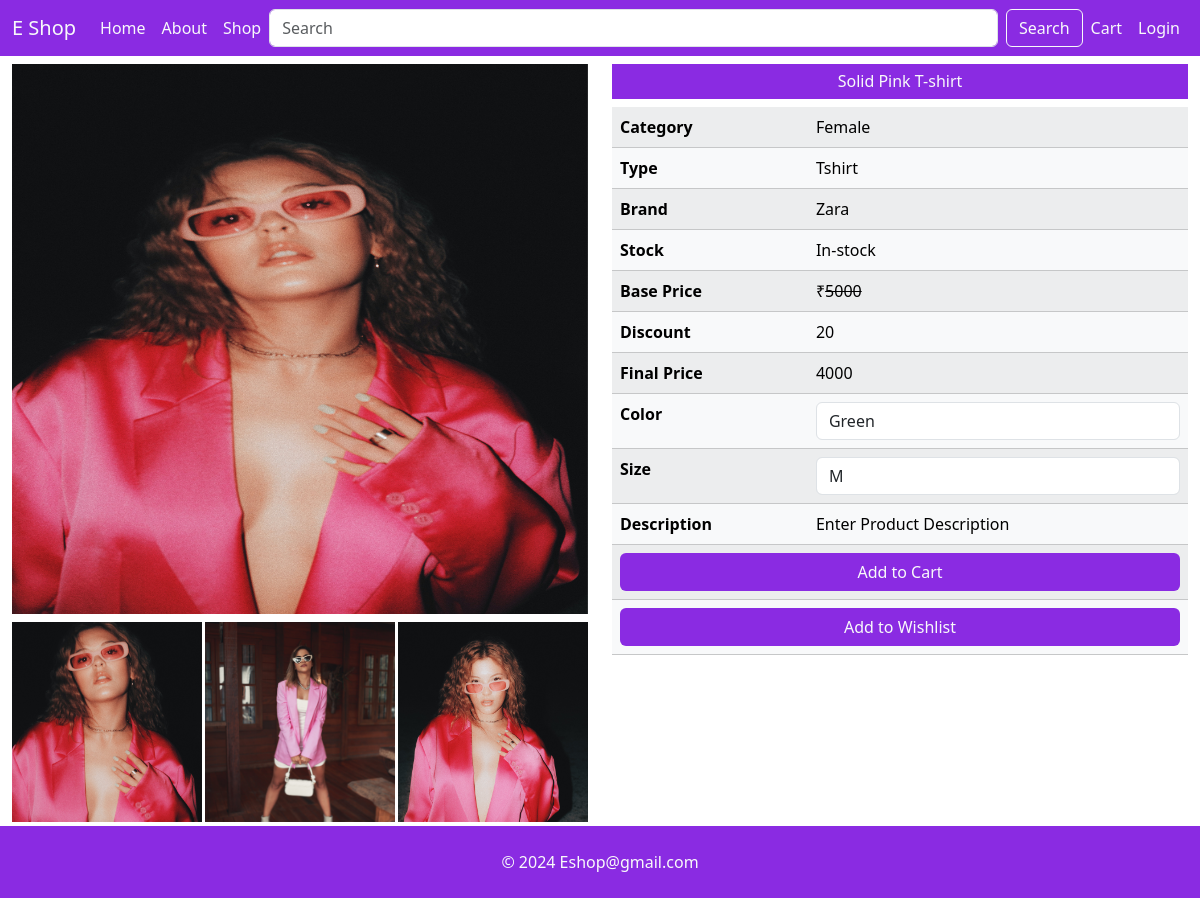
The app's page /single-product/12/ with its own data.
### MainApp/models.py (models this page shows, shortened)
class Product(models.Model):
    id = models.AutoField(primary_key=True)
    name = models.CharField(max_length=100)
    maincategory = models.ForeignKey(Maincategory , on_delete=models.CASCADE)
    subcategory = models.ForeignKey(Subcategory , on_delete=models.CASCADE)
    brand = models.ForeignKey(Brand , on_delete=models.CASCADE)
    seller = models.ForeignKey(Seller, on_delete=models.CASCADE , default=None)
    baseprice = models.IntegerField()
    discount = models.IntegerField()
    finalprice = models.IntegerField()
    size = models.CharField(max_length=100)
    color = models.CharField(max_length=100)
    description = models.TextField()
    stock = models.CharField(max_length=20 , default='In Stock')
    pic1 = models.ImageField(upload_to='images')
    pic2 = models.ImageField(upload_to='images', default=None , null=True, blank=True)
    pic3 = models.ImageField(upload_to='images', default=None , null=True, blank=True)

class Maincategory(models.Model):
    id = models.AutoField(primary_key=True)
    name = models.CharField(max_length=100)
    def __str__(self):
        return self.name

class Subcategory(models.Model):
    id = models.AutoField(primary_key=True)
    name = models.CharField(max_length=100)
    def __str__(self):
        return self.name

class Brand(models.Model):
    id = models.AutoField(primary_key=True)
    name = models.CharField(max_length=100)
    def __str__(self):
        return self.name

### MainApp/views.py (the view)
# urls.py: path('single-product/<id>/',singleProduct),
def singleProduct(request, id):
    product = Product.objects.get(id = id)
    color = product.color.split(',')
    color = color[:-1]
    size = product.size.split(',')
    size = size[:-1]
    context = {'title': 'Product Page','product': product,"color":color, "size":size}
    return render(request , "singleProduct.html",context)

### MainApp/templates/singleProduct.html (shortened to what this page needs)
{% extends 'base.html' %}
{% load static %}
{% block start %}
<div class="container-fluid">
    <div class="row mt-2">
        <div class="col-md-6 col-12">
            <div id="carouselExampleSlidesOnly" class="carousel slide" data-bs-ride="carousel">
                <div class="carousel-inner">
                    <div class="carousel-item active">
                        <img src="{{product.pic1.url}}" height="550px" class="d-block w-100" alt="...">
                    </div>
                </div>
            </div>
            <div class="mt-2 d-flex justify-content-between">
                <img src="{{product.pic1.url}}" alt="" height="200px" width="33%" style="object-fit: cover;">
                <img src="{{product.pic2.url}}" alt="" height="200px" width="33%" style="object-fit: cover;">
                <img src="{{product.pic3.url}}" alt="" height="200px" width="33%" style="object-fit: cover;">
            </div>
        </div>
        <div class="col-md-6 col-12">
            <h6 class="text-center background p-2 text-light">{{product.name}}</h6>
            <table class="table table-light table-striped table-hover">
                <tr>
                    <th>Category</th>
                    <td>{{product.maincategory}}</td>
                </tr>
                <tr>
                    <th>Type</th>
                    <td>{{product.subcategory}}</td>
                </tr>
                <tr>
                    <th>Brand</th>
                    <td>{{product.brand}}</td>
                </tr>
                <tr>
                    <th>Stock</th>
                    <td>{{product.stock}}</td>
                </tr>
                <tr>
                    <th>Base Price</th>
                    <td>&#8377;<del>{{product.baseprice}}</del></td>
                </tr>
                <tr>
                    <th>Discount</th>
                    <td>{{product.discount}}</td>
                </tr>
                <tr>
                    <th>Final Price</th>
                    <td>{{product.finalprice}}</td>
                </tr>
                <form action="/add-to-cart/" method="post">
                    <tr>
                        <th>Color</th>
                        <td>
                            <select name="color" class="form-control">
                                {% for i in color %}
                                <option value="{{i}}">{{i}}</option>
                                {% endfor %}
                            </select>
                        </td>
                    </tr>
                    <tr>
                        <th>Size</th>
                        <td>
                            <select name="size" class="form-control">
                                {% for i in size %}
                                <option value="{{i}}">{{i}}</option>
                                {% endfor %}
                            </select>
                        </td>
                    </tr>
                    <tr>
                        <th>Description</th>
                        <td>{{product.description}}</td>
                    </tr>
                    <tr>
                        <th colspan="2"><button type="submit" class="btn text-light w-100"
                                style="background-color: blueviolet;">Add to Cart</button></th>
                    </tr>
                </form>
                <tr>
                    <th colspan="2"><a href="/add-to-wishlist/{{product.id}}/" class="btn text-light w-100"
                            style="background-color: blueviolet;">Add to Wishlist</a>
                    </th>
                </tr>
            </table>
        </div>
    </div>
</div>
{% endblock %}

### MainApp/static/css/Style.css (style rules this page uses)
.background { background-color: blueviolet; }

### records on screen
Product: pic1 (picture), pic2 (picture), pic3 (picture), name "Solid Pink T-shirt", maincategory "Female", subcategory "Tshirt", brand "Zara", stock "In-stock", baseprice "5000", discount "20", finalprice "4000", description "Enter Product Description"

### other values on screen
form field color "Green"
form field size "M"
